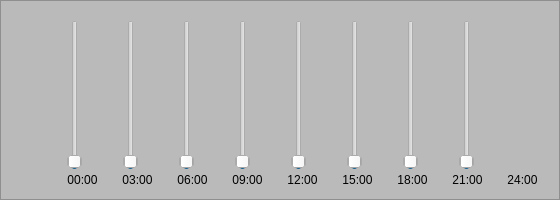
       <widget class="QFrame" name="frame_2">
        <property name="minimumSize">
         <size>
          <width>0</width>
          <height>200</height>
         </size>
        </property>
        <property name="palette">
         <palette>
          <active>
           <colorrole role="WindowText">
            <brush brushstyle="SolidPattern">
             <color alpha="255">
              <red>0</red>
              <green>0</green>
              <blue>0</blue>
             </color>
            </brush>
           </colorrole>
           <colorrole role="Button">
            <brush brushstyle="SolidPattern">
             <color alpha="255">
              <red>186</red>
              <green>186</green>
              <blue>186</blue>
             </color>
            </brush>
           </colorrole>
           <colorrole role="Light">
            <brush brushstyle="SolidPattern">
             <color alpha="255">
              <red>255</red>
              <green>255</green>
              <blue>255</blue>
             </color>
            </brush>
           </colorrole>
           <colorrole role="Midlight">
            <brush brushstyle="SolidPattern">
             <color alpha="255">
              <red>220</red>
              <green>220</green>
              <blue>220</blue>
             </color>
            </brush>
           </colorrole>
           <colorrole role="Dark">
            <brush brushstyle="SolidPattern">
             <color alpha="255">
              <red>93</red>
              <green>93</green>
              <blue>93</blue>
             </color>
            </brush>
           </colorrole>
           <colorrole role="Mid">
            <brush brushstyle="SolidPattern">
             <color alpha="255">
              <red>124</red>
              <green>124</green>
              <blue>124</blue>
             </color>
            </brush>
           </colorrole>
           <colorrole role="Text">
            <brush brushstyle="SolidPattern">
             <color alpha="255">
              <red>0</red>
              <green>0</green>
              <blue>0</blue>
             </color>
            </brush>
           </colorrole>
           <colorrole role="BrightText">
            <brush brushstyle="SolidPattern">
             <color alpha="255">
              <red>255</red>
              <green>255</green>
              <blue>255</blue>
             </color>
            </brush>
           </colorrole>
           <colorrole role="ButtonText">
            <brush brushstyle="SolidPattern">
             <color alpha="255">
              <red>0</red>
              <green>0</green>
              <blue>0</blue>
             </color>
            </brush>
           </colorrole>
           <colorrole role="Base">
            <brush brushstyle="SolidPattern">
             <color alpha="255">
              <red>255</red>
              <green>255</green>
              <blue>255</blue>
             </color>
            </brush>
           </colorrole>
           <colorrole role="Window">
            <brush brushstyle="SolidPattern">
             <color alpha="255">
              <red>186</red>
              <green>186</green>
              <blue>186</blue>
             </color>
            </brush>
           </colorrole>
           <colorrole role="Shadow">
            <brush brushstyle="SolidPattern">
             <color alpha="255">
              <red>0</red>
              <green>0</green>
              <blue>0</blue>
             </color>
            </brush>
           </colorrole>
           <colorrole role="AlternateBase">
            <brush brushstyle="SolidPattern">
             <color alpha="255">
              <red>220</red>
              <green>220</green>
              <blue>220</blue>
             </color>
            </brush>
           </colorrole>
           <colorrole role="ToolTipBase">
            <brush brushstyle="SolidPattern">
             <color alpha="255">
              <red>255</red>
              <green>255</green>
              <blue>220</blue>
             </color>
            </brush>
           </colorrole>
           <colorrole role="ToolTipText">
            <brush brushstyle="SolidPattern">
             <color alpha="255">
              <red>0</red>
              <green>0</green>
              <blue>0</blue>
             </color>
            </brush>
           </colorrole>
          </active>
          <inactive>
           <colorrole role="WindowText">
            <brush brushstyle="SolidPattern">
             <color alpha="255">
              <red>0</red>
              <green>0</green>
              <blue>0</blue>
             </color>
            </brush>
           </colorrole>
           <colorrole role="Button">
            <brush brushstyle="SolidPattern">
             <color alpha="255">
              <red>186</red>
              <green>186</green>
              <blue>186</blue>
             </color>
            </brush>
           </colorrole>
           <colorrole role="Light">
            <brush brushstyle="SolidPattern">
             <color alpha="255">
              <red>255</red>
              <green>255</green>
              <blue>255</blue>
             </color>
            </brush>
           </colorrole>
           <colorrole role="Midlight">
            <brush brushstyle="SolidPattern">
             <color alpha="255">
              <red>220</red>
              <green>220</green>
              <blue>220</blue>
             </color>
            </brush>
           </colorrole>
           <colorrole role="Dark">
            <brush brushstyle="SolidPattern">
             <color alpha="255">
              <red>93</red>
              <green>93</green>
              <blue>93</blue>
             </color>
            </brush>
           </colorrole>
           <colorrole role="Mid">
            <brush brushstyle="SolidPattern">
             <color alpha="255">
              <red>124</red>
              <green>124</green>
              <blue>124</blue>
             </color>
            </brush>
           </colorrole>
           <colorrole role="Text">
            <brush brushstyle="SolidPattern">
             <color alpha="255">
              <red>0</red>
              <green>0</green>
              <blue>0</blue>
             </color>
            </brush>
           </colorrole>
           <colorrole role="BrightText">
            <brush brushstyle="SolidPattern">
             <color alpha="255">
              <red>255</red>
              <green>255</green>
              <blue>255</blue>
             </color>
            </brush>
           </colorrole>
           <colorrole role="ButtonText">
            <brush brushstyle="SolidPattern">
             <color alpha="255">
              <red>0</red>
              <green>0</green>
              <blue>0</blue>
             </color>
            </brush>
           </colorrole>
           <colorrole role="Base">
            <brush brushstyle="SolidPattern">
             <color alpha="255">
              <red>255</red>
              <green>255</green>
              <blue>255</blue>
             </color>
            </brush>
           </colorrole>
           <colorrole role="Window">
            <brush brushstyle="SolidPattern">
             <color alpha="255">
              <red>186</red>
              <green>186</green>
              <blue>186</blue>
             </color>
            </brush>
           </colorrole>
           <colorrole role="Shadow">
            <brush brushstyle="SolidPattern">
             <color alpha="255">
              <red>0</red>
              <green>0</green>
              <blue>0</blue>
             </color>
            </brush>
           </colorrole>
           <colorrole role="AlternateBase">
            <brush brushstyle="SolidPattern">
             <color alpha="255">
              <red>220</red>
              <green>220</green>
              <blue>220</blue>
             </color>
            </brush>
           </colorrole>
           <colorrole role="ToolTipBase">
            <brush brushstyle="SolidPattern">
             <color alpha="255">
              <red>255</red>
              <green>255</green>
              <blue>220</blue>
             </color>
            </brush>
           </colorrole>
           <colorrole role="ToolTipText">
            <brush brushstyle="SolidPattern">
             <color alpha="255">
              <red>0</red>
              <green>0</green>
              <blue>0</blue>
             </color>
            </brush>
           </colorrole>
          </inactive>
          <disabled>
           <colorrole role="WindowText">
            <brush brushstyle="SolidPattern">
             <color alpha="255">
              <red>93</red>
              <green>93</green>
              <blue>93</blue>
             </color>
            </brush>
           </colorrole>
           <colorrole role="Button">
            <brush brushstyle="SolidPattern">
             <color alpha="255">
              <red>186</red>
              <green>186</green>
              <blue>186</blue>
             </color>
            </brush>
           </colorrole>
           <colorrole role="Light">
            <brush brushstyle="SolidPattern">
             <color alpha="255">
              <red>255</red>
              <green>255</green>
              <blue>255</blue>
             </color>
            </brush>
           </colorrole>
           <colorrole role="Midlight">
            <brush brushstyle="SolidPattern">
             <color alpha="255">
              <red>220</red>
              <green>220</green>
              <blue>220</blue>
             </color>
            </brush>
           </colorrole>
           <colorrole role="Dark">
            <brush brushstyle="SolidPattern">
             <color alpha="255">
              <red>93</red>
              <green>93</green>
              <blue>93</blue>
             </color>
            </brush>
           </colorrole>
           <colorrole role="Mid">
            <brush brushstyle="SolidPattern">
             <color alpha="255">
              <red>124</red>
              <green>124</green>
              <blue>124</blue>
             </color>
            </brush>
           </colorrole>
           <colorrole role="Text">
            <brush brushstyle="SolidPattern">
             <color alpha="255">
              <red>93</red>
              <green>93</green>
              <blue>93</blue>
             </color>
            </brush>
           </colorrole>
           <colorrole role="BrightText">
            <brush brushstyle="SolidPattern">
             <color alpha="255">
              <red>255</red>
              <green>255</green>
              <blue>255</blue>
             </color>
            </brush>
           </colorrole>
           <colorrole role="ButtonText">
            <brush brushstyle="SolidPattern">
             <color alpha="255">
              <red>93</red>
              <green>93</green>
              <blue>93</blue>
             </color>
            </brush>
           </colorrole>
           <colorrole role="Base">
            <brush brushstyle="SolidPattern">
             <color alpha="255">
              <red>186</red>
              <green>186</green>
              <blue>186</blue>
             </color>
            </brush>
           </colorrole>
           <colorrole role="Window">
            <brush brushstyle="SolidPattern">
             <color alpha="255">
              <red>186</red>
              <green>186</green>
              <blue>186</blue>
             </color>
            </brush>
           </colorrole>
           <colorrole role="Shadow">
            <brush brushstyle="SolidPattern">
             <color alpha="255">
              <red>0</red>
              <green>0</green>
              <blue>0</blue>
             </color>
            </brush>
           </colorrole>
           <colorrole role="AlternateBase">
            <brush brushstyle="SolidPattern">
             <color alpha="255">
              <red>186</red>
              <green>186</green>
              <blue>186</blue>
             </color>
            </brush>
           </colorrole>
           <colorrole role="ToolTipBase">
            <brush brushstyle="SolidPattern">
             <color alpha="255">
              <red>255</red>
              <green>255</green>
              <blue>220</blue>
             </color>
            </brush>
           </colorrole>
           <colorrole role="ToolTipText">
            <brush brushstyle="SolidPattern">
             <color alpha="255">
              <red>0</red>
              <green>0</green>
              <blue>0</blue>
             </color>
            </brush>
           </colorrole>
          </disabled>
         </palette>
        </property>
        <property name="autoFillBackground">
         <bool>true</bool>
        </property>
        <property name="styleSheet">
         <string notr="true">QSlider::groove:horizontal {
border: 1px solid #bbb;
background: white;
height: 10px;
border-radius: 4px;
}

QSlider::sub-page:horizontal {
background: qlineargradient(x1: 0, y1: 0,    x2: 0, y2: 1,
    stop: 0 #66e, stop: 1 #bbf);
background: qlineargradient(x1: 0, y1: 0.2, x2: 1, y2: 1,
    stop: 0 #bbf, stop: 1 #55f);
border: 1px solid #777;
height: 10px;
border-radius: 4px;
}

QSlider::add-page:horizontal {
background: #fff;
border: 1px solid #777;
height: 10px;
border-radius: 4px;
}

QSlider::handle:horizontal {
background: qlineargradient(x1:0, y1:0, x2:1, y2:1,
    stop:0 #eee, stop:1 #ccc);
border: 1px solid #777;
width: 13px;
margin-top: -2px;
margin-bottom: -2px;
border-radius: 4px;
}

QSlider::handle:horizontal:hover {
background: qlineargradient(x1:0, y1:0, x2:1, y2:1,
    stop:0 #fff, stop:1 #ddd);
border: 1px solid #444;
border-radius: 4px;
}

QSlider::sub-page:horizontal:disabled {
background: #bbb;
border-color: #999;
}

QSlider::add-page:horizontal:disabled {
background: #eee;
border-color: #999;
}

QSlider::handle:horizontal:disabled {
background: #eee;
border: 1px solid #aaa;
border-radius: 4px;
}</string>
        </property>
        <property name="frameShape">
         <enum>QFrame::StyledPanel</enum>
        </property>
        <property name="frameShadow">
         <enum>QFrame::Raised</enum>
        </property>
        <widget class="QLabel" name="label">
         <property name="geometry">
          <rect>
           <x>80</x>
           <y>20</y>
           <width>441</width>
           <height>151</height>
          </rect>
         </property>
         <property name="sizePolicy">
          <sizepolicy hsizetype="Fixed" vsizetype="Fixed">
           <horstretch>0</horstretch>
           <verstretch>0</verstretch>
          </sizepolicy>
         </property>
         <property name="pixmap">
          <pixmap resource="resources.qrc">:/src/res/curveBG.png</pixmap>
         </property>
         <property name="scaledContents">
          <bool>false</bool>
         </property>
        </widget>
        <widget class="QWidget" name="horizontalLayoutWidget_3">
         <property name="geometry">
          <rect>
           <x>50</x>
           <y>170</y>
           <width>501</width>
           <height>20</height>
          </rect>
         </property>
         <layout class="QHBoxLayout" name="horizontalLayout_4">
          <property name="spacing">
           <number>0</number>
          </property>
          <property name="leftMargin">
           <number>5</number>
          </property>
          <property name="rightMargin">
           <number>1</number>
          </property>
          <item>
           <widget class="QLabel" name="label_2">
            <property name="text">
             <string>00:00</string>
            </property>
            <property name="alignment">
             <set>Qt::AlignCenter</set>
            </property>
           </widget>
          </item>
          <item>
           <widget class="QLabel" name="label_4">
            <property name="text">
             <string>03:00</string>
            </property>
            <property name="alignment">
             <set>Qt::AlignCenter</set>
            </property>
           </widget>
          </item>
          <item>
           <widget class="QLabel" name="label_5">
            <property name="text">
             <string>06:00</string>
            </property>
            <property name="alignment">
             <set>Qt::AlignCenter</set>
            </property>
           </widget>
          </item>
          <item>
           <widget class="QLabel" name="label_6">
            <property name="text">
             <string>09:00</string>
            </property>
            <property name="alignment">
             <set>Qt::AlignCenter</set>
            </property>
           </widget>
          </item>
          <item>
           <widget class="QLabel" name="label_7">
            <property name="text">
             <string>12:00</string>
            </property>
            <property name="alignment">
             <set>Qt::AlignCenter</set>
            </property>
           </widget>
          </item>
          <item>
           <widget class="QLabel" name="label_8">
            <property name="text">
             <string>15:00</string>
            </property>
            <property name="alignment">
             <set>Qt::AlignCenter</set>
            </property>
           </widget>
          </item>
          <item>
           <widget class="QLabel" name="label_9">
            <property name="text">
             <string>18:00</string>
            </property>
            <property name="alignment">
             <set>Qt::AlignCenter</set>
            </property>
           </widget>
          </item>
          <item>
           <widget class="QLabel" name="label_10">
            <property name="text">
             <string>21:00</string>
            </property>
            <property name="alignment">
             <set>Qt::AlignCenter</set>
            </property>
           </widget>
          </item>
          <item>
           <widget class="QLabel" name="label_11">
            <property name="text">
             <string>24:00</string>
            </property>
            <property name="alignment">
             <set>Qt::AlignCenter</set>
            </property>
           </widget>
          </item>
         </layout>
        </widget>
        <widget class="QWidget" name="horizontalLayoutWidget_4">
         <property name="geometry">
          <rect>
           <x>30</x>
           <y>20</y>
           <width>481</width>
           <height>151</height>
          </rect>
         </property>
         <layout class="QHBoxLayout" name="horizontalLayout_5">
          <property name="leftMargin">
           <number>10</number>
          </property>
          <property name="rightMargin">
           <number>7</number>
          </property>
          <property name="bottomMargin">
           <number>1</number>
          </property>
          <item>
           <widget class="QSlider" name="slider00">
            <property name="minimumSize">
             <size>
              <width>30</width>
              <height>0</height>
             </size>
            </property>
            <property name="maximumSize">
             <size>
              <width>30</width>
              <height>16777215</height>
             </size>
            </property>
            <property name="maximum">
             <number>999</number>
            </property>
            <property name="pageStep">
             <number>1</number>
            </property>
            <property name="value">
             <number>5</number>
            </property>
            <property name="orientation">
             <enum>Qt::Vertical</enum>
            </property>
            <property name="invertedAppearance">
             <bool>false</bool>
            </property>
            <property name="invertedControls">
             <bool>false</bool>
            </property>
           </widget>
          </item>
          <item>
           <widget class="QSlider" name="slider03">
            <property name="minimumSize">
             <size>
              <width>30</width>
              <height>0</height>
             </size>
            </property>
            <property name="maximumSize">
             <size>
              <width>30</width>
              <height>16777215</height>
             </size>
            </property>
            <property name="maximum">
             <number>999</number>
            </property>
            <property name="pageStep">
             <number>1</number>
            </property>
            <property name="value">
             <number>5</number>
            </property>
            <property name="orientation">
             <enum>Qt::Vertical</enum>
            </property>
           </widget>
          </item>
          <item>
           <widget class="QSlider" name="slider06">
            <property name="minimumSize">
             <size>
              <width>30</width>
              <height>0</height>
             </size>
            </property>
            <property name="maximumSize">
             <size>
              <width>30</width>
              <height>16777215</height>
             </size>
            </property>
            <property name="maximum">
             <number>999</number>
            </property>
            <property name="pageStep">
             <number>1</number>
            </property>
            <property name="value">
             <number>5</number>
            </property>
            <property name="orientation">
             <enum>Qt::Vertical</enum>
            </property>
           </widget>
          </item>
          <item>
           <widget class="QSlider" name="slider09">
            <property name="minimumSize">
             <size>
              <width>30</width>
              <height>0</height>
             </size>
            </property>
            <property name="maximumSize">
             <size>
              <width>30</width>
              <height>16777215</height>
             </size>
            </property>
            <property name="maximum">
             <number>999</number>
            </property>
            <property name="pageStep">
             <number>1</number>
            </property>
            <property name="value">
             <number>5</number>
            </property>
            <property name="orientation">
             <enum>Qt::Vertical</enum>
            </property>
           </widget>
          </item>
          <item>
           <widget class="QSlider" name="slider12">
            <property name="minimumSize">
             <size>
              <width>30</width>
              <height>0</height>
             </size>
            </property>
            <property name="maximumSize">
             <size>
              <width>30</width>
              <height>16777215</height>
             </size>
            </property>
            <property name="maximum">
             <number>999</number>
            </property>
            <property name="pageStep">
             <number>1</number>
            </property>
            <property name="value">
             <number>5</number>
            </property>
            <property name="orientation">
             <enum>Qt::Vertical</enum>
            </property>
           </widget>
          </item>
          <item>
           <widget class="QSlider" name="slider15">
            <property name="minimumSize">
             <size>
              <width>30</width>
              <height>0</height>
             </size>
            </property>
            <property name="maximumSize">
             <size>
              <width>30</width>
              <height>16777215</height>
             </size>
            </property>
            <property name="maximum">
             <number>999</number>
            </property>
            <property name="pageStep">
             <number>1</number>
            </property>
            <property name="value">
             <number>5</number>
            </property>
            <property name="orientation">
             <enum>Qt::Vertical</enum>
            </property>
           </widget>
          </item>
          <item>
           <widget class="QSlider" name="slider18">
            <property name="minimumSize">
             <size>
              <width>30</width>
              <height>0</height>
             </size>
            </property>
            <property name="maximumSize">
             <size>
              <width>30</width>
              <height>16777215</height>
             </size>
            </property>
            <property name="maximum">
             <number>999</number>
            </property>
            <property name="pageStep">
             <number>1</number>
            </property>
            <property name="value">
             <number>5</number>
            </property>
            <property name="orientation">
             <enum>Qt::Vertical</enum>
            </property>
           </widget>
          </item>
          <item>
           <widget class="QSlider" name="slider21">
            <property name="minimumSize">
             <size>
              <width>30</width>
              <height>0</height>
             </size>
            </property>
            <property name="maximumSize">
             <size>
              <width>30</width>
              <height>16777215</height>
             </size>
            </property>
            <property name="maximum">
             <number>999</number>
            </property>
            <property name="pageStep">
             <number>1</number>
            </property>
            <property name="value">
             <number>5</number>
            </property>
            <property name="orientation">
             <enum>Qt::Vertical</enum>
            </property>
           </widget>
          </item>
         </layout>
        </widget>
       </widget>
